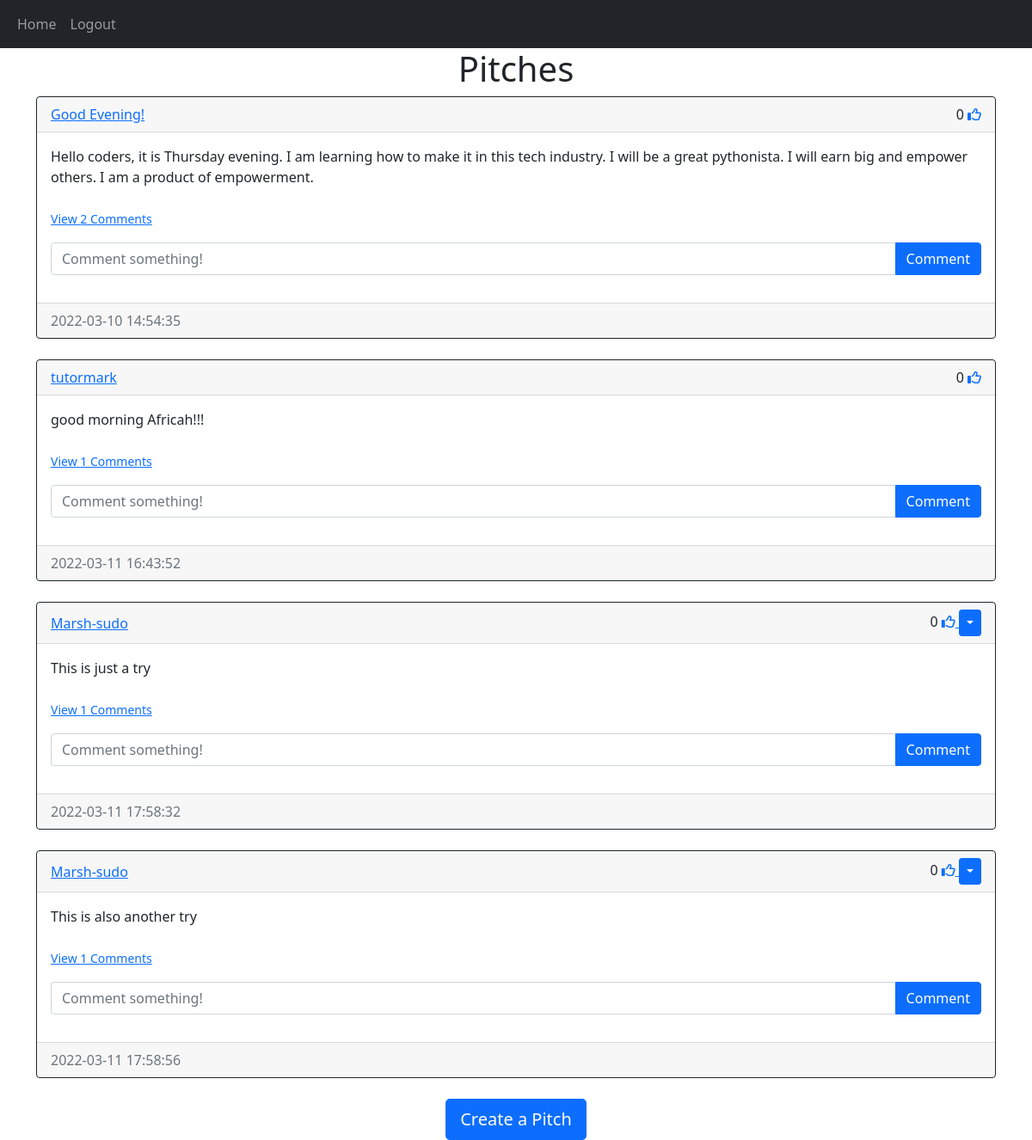
/home (signed in), run on the app's committed database.
### website/models.py (models this page shows)
class Pitch(db.Model):
    id=db.Column(db.Integer,primary_key=True)
    text=db.Column(db.Text,nullable=False)
    date_created=db.Column(db.DateTime(timezone=True),default=func.now())
    author =db.Column(db.Integer,db.ForeignKey('user.id',ondelete='CASCADE'),nullable=False)
    comments = db.relationship('Comment', backref='pitch', passive_deletes=True)
    likes = db.relationship('Like', backref='pitch', passive_deletes=True)

class User(db.Model,UserMixin): #Inherits from db model and userMixin
    id=db.Column(db.Integer,primary_key=True)
    email=db.Column(db.String(150),unique=True) #prevent users with duplicate emails
    username=db.Column(db.String(150),unique=True)
    password=db.Column(db.String(150))
    date_created=db.Column(db.DateTime(timezone=True),default=func.now()) #if nothing is passed,by default the column will be filled by the current time
    pitches=db.relationship('Pitch', backref='user',passive_deletes=True)# backref to allow access to user model
    comments = db.relationship('Comment', backref='user', passive_deletes=True)
    likes = db.relationship('Like', backref='user', passive_deletes=True)

### website/views.py (the view)
@views.route("/")
@views.route("/home")
@login_required
def home():
    pitches=Pitch.query.all()
    return render_template("home.html", user=current_user,pitches=pitches)

### website/__init__.py (called while the page is built)
def create_app():
    app = Flask(__name__)
    app.config['SECRET_KEY'] = "helloworld"
    app.config['SQLALCHEMY_DATABASE_URI'] = f'sqlite:///{DB_NAME}'
    db.init_app(app)
    from .views import views
    from .auth import auth
    app.register_blueprint(views, url_prefix="/")
    app.register_blueprint(auth, url_prefix="/")
    from .models import Pitch, Comment,Like,User
    create_database(app)
    login_manager = LoginManager()
    login_manager.login_view = "auth.login"
    login_manager.init_app(app)
    @login_manager.user_loader
    def load_user(id):
        return User.query.get(int(id))
    return app

### website/templates/home.html (shortened to what this page needs)
{% extends "pitch_div.html" %}

### website/templates/pitch_div.html (shortened to what this page needs)
{% extends "base.html" %} {% block title %}Home{% endblock %} {% block content
  %}
  <h1 align="center">{% block header %}Pitches{% endblock %}</h1>
  <div id="pitches">
    {% for pitch in pitches %}
    <div class="card border-dark">
      <div class="card-header d-flex justify-content-between align-items-center">
        <a href="/pitches/{{pitch.user.username}}">{{pitch.user.username}}</a>
        <div>
          <span id="likes-count-{{pitch.id}}">
          {{ pitch.likes|length }}</span>
          {% if user.id in pitch.likes|map(attribute="author")|list %}
          <i
            class="fas fa-thumbs-up"
            id="like-button-{{pitch.id}}"
            onclick="like({{pitch.id}})"
          ></i>
          {% else %}
          <a href=""><i
            class="far fa-thumbs-up"
            id="like-button-{{pitch.id}}"
            onclick="like({{pitch.id}})"
          ></i> </a>
          {% endif %} {% if user.id == pitch.author %}
          <div class="btn-group">
            <button
              type="button"
              class="btn btn-sm btn-primary dropdown-toggle"
              data-bs-toggle="dropdown"
            ></button>
          </div>
          {% endif %}
        </div>
      </div>
      <div class="card-body">
        <div class="card-text">{{pitch.text}}</div>
        <br />
        <p class="card-text">
          {% if pitch.comments|length > 0 %}
          <a data-bs-toggle="collapse" href="#comments-{{pitch.id}}" role="button">
            <small>View {{pitch.comments|length}} Comments</small>
          </a>
          {% else %}
          <small class="text-muted">No Comments</small>
          {% endif %}
        </p>
        <form
          class="input-group mb-3"
          method="POST"
          action="/create-comment/{{pitch.id}}"
        >
          <input
            type="text"
            id="text"
            name="text"
            class="form-control"
            placeholder="Comment something!"
          />
          <button type="submit" class="btn btn-primary">Comment</button>
        </form>
      </div>
      <div class="card-footer text-muted">{{pitch.date_created}}</div>
    </div>
    <br/ > {% endfor %}
  </div>
  {% block footer %}
  <div align="center">
    <a href="/create-pitch"
      ><button type="button" class="btn btn-primary btn-lg">
        Create a Pitch
      </button></a
    >
  </div>
  {% endblock %} {% endblock %}

### data on the page
Pitch: user.username "Good Evening!", likes|length "0", text "Hello coders, it is Thursday evening. I am learning how to make it in this tech industry. I will be a great pythonista. I will earn big and empower others. I am a product of empowerment.", comments|length "2", date_created "2022-03-10 14:54:35"
Pitch: user.username "tutormark", likes|length "0", text "good morning Africah!!!", comments|length "1", date_created "2022-03-11 16:43:52"
Pitch: user.username "Marsh-sudo", likes|length "0", text "This is just a try", comments|length "1", date_created "2022-03-11 17:58:32"
Pitch: user.username "Marsh-sudo", likes|length "0", text "This is also another try", comments|length "1", date_created "2022-03-11 17:58:56"
